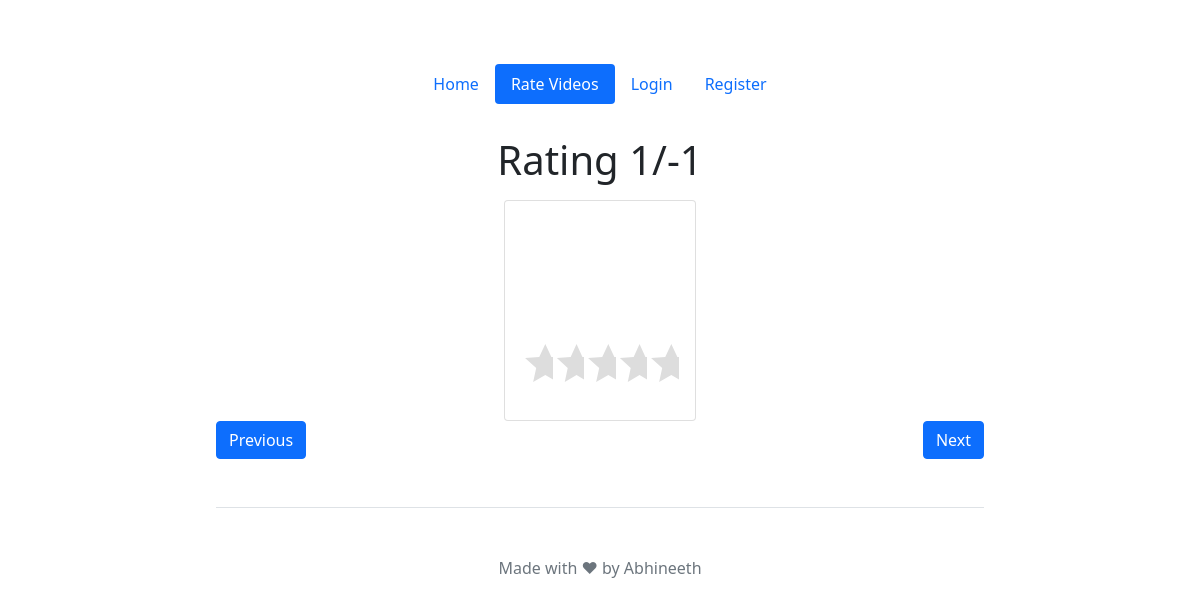
Page /rate_videos/1 on the earlier database version.
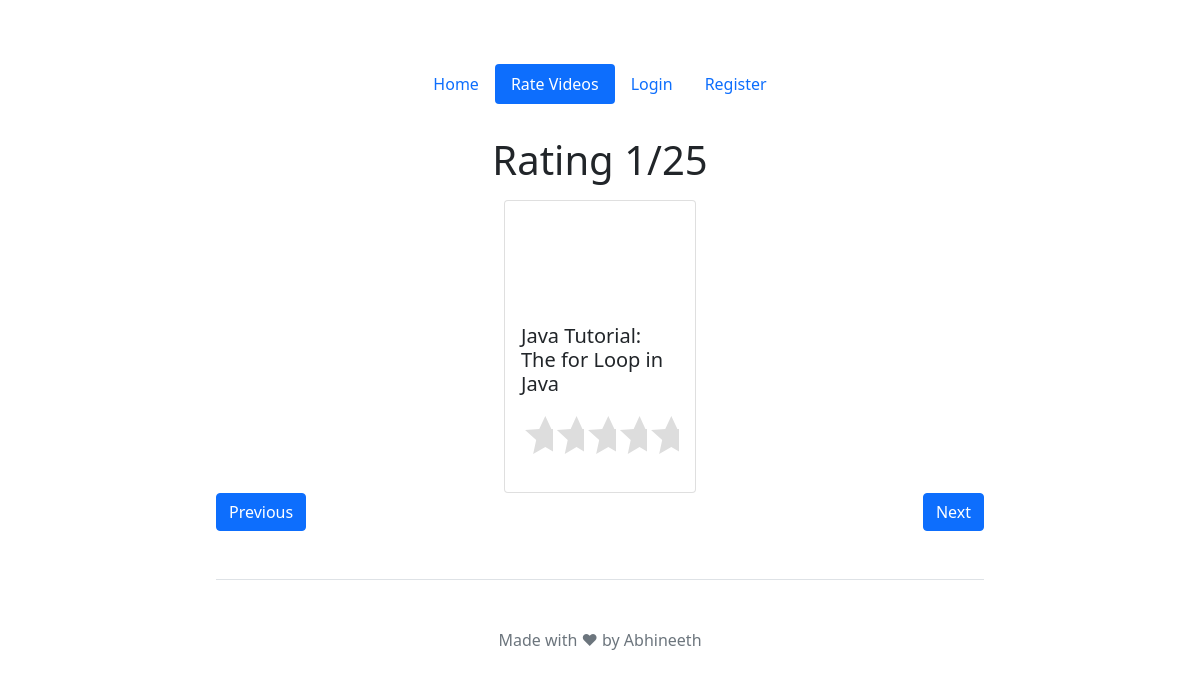
Same page on the later database version.
### evaluation/models.py (models this page shows, shortened)
class Video(models.Model):
    video_id = models.CharField(
        max_length=11, null=False, blank=True, primary_key=True)
    title = models.TextField(db_index=True, null=True, blank=True)
    description = models.TextField(null=True, blank=True)
    duration = models.IntegerField(null=True, blank=False)
    publish_date = models.CharField(max_length=50, null=True, blank=False)
    view_count = models.IntegerField(null=False, blank=False, default=0)
    like_count = models.IntegerField(null=False, blank=False, default=0)
    comment_count = models.IntegerField(null=False, blank=False, default=0)
    youtube_category = models.CharField(max_length=50, null=True, blank=False)
    associated_categories = models.CharField(
        max_length=500, null=True, blank=False)
    vls = models.FloatField(null=True, blank=False, default=0)

### evaluation/views.py (the view)
# urls.py: path('rate_videos/<int:pk>', views.rate_videos, name='rate_videos'),
def rate_videos(request, pk):
    if request.method == 'POST':
        videos = Video.objects.all()
        video = videos[pk]
        rating = request.POST['rating']
        user = request.user
        uvj = UserVideoJunction.objects.create(
            user=user, video=video, rating=rating)
        uvj.save()
        return redirect('rate_videos', pk=pk+1)
    else:
        done = False
        video = None
        try:
            videos = Video.objects.all()
            video = videos[pk]
        except IndexError:
            done = True
        return render(request, 'evaluation/rate_videos.html', {'video': video, 'done': done, 'current': pk, 'next': pk + 1, 'prev': pk - 1, 'total': len(videos) - 1})

### evaluation/templates/evaluation/rate_videos.html (shortened to what this page needs)
{% extends "evaluation/base.html" %}
{% load static %}
{% block content %}
<div class="text-center mb-3">
    <h1>Rating {{current}}/{{total}}</h1>
</div>
<form method="POST">
    <div class="d-flex justify-content-center">
        <div class="card col-md-3">
            <div class="card-img-top">
                <div class="ratio ratio-16x9">
                    <iframe src="https://www.youtube.com/embed/{{video.video_id}}" title="{{video.title}}"
                        allowfullscreen></iframe>
                </div>
            </div>
            <div class="card-body">
                <h5 class="card-title">{{video.title}}</h5>
                <p class="card-text">
                    <div class="rating">
                        <label for="rating1">1</label>
                        <label for="rating2">2</label>
                        <label for="rating3">3</label>
                        <label for="rating4">4</label>
                        <label for="rating5">5</label>
                    </div>
                </p>
            </div>
        </div>
    </div>
    <div class="d-flex">
        {% if prev >= 0 %}
        <a role="button" class="btn btn-primary" href="{% url 'rate_videos' prev %}">Previous</a>
        {% endif %}
        {% if next != total %}
        <button class="btn btn-primary ms-auto" type="submit">Next</button>
        {% endif %}
    </div>
</form>
{% endblock %}

Differences in the rows shown:
added Video: title "Java Tutorial: The for Loop in Java"
Other differences:
{{ total }}: "-1" → "25"
